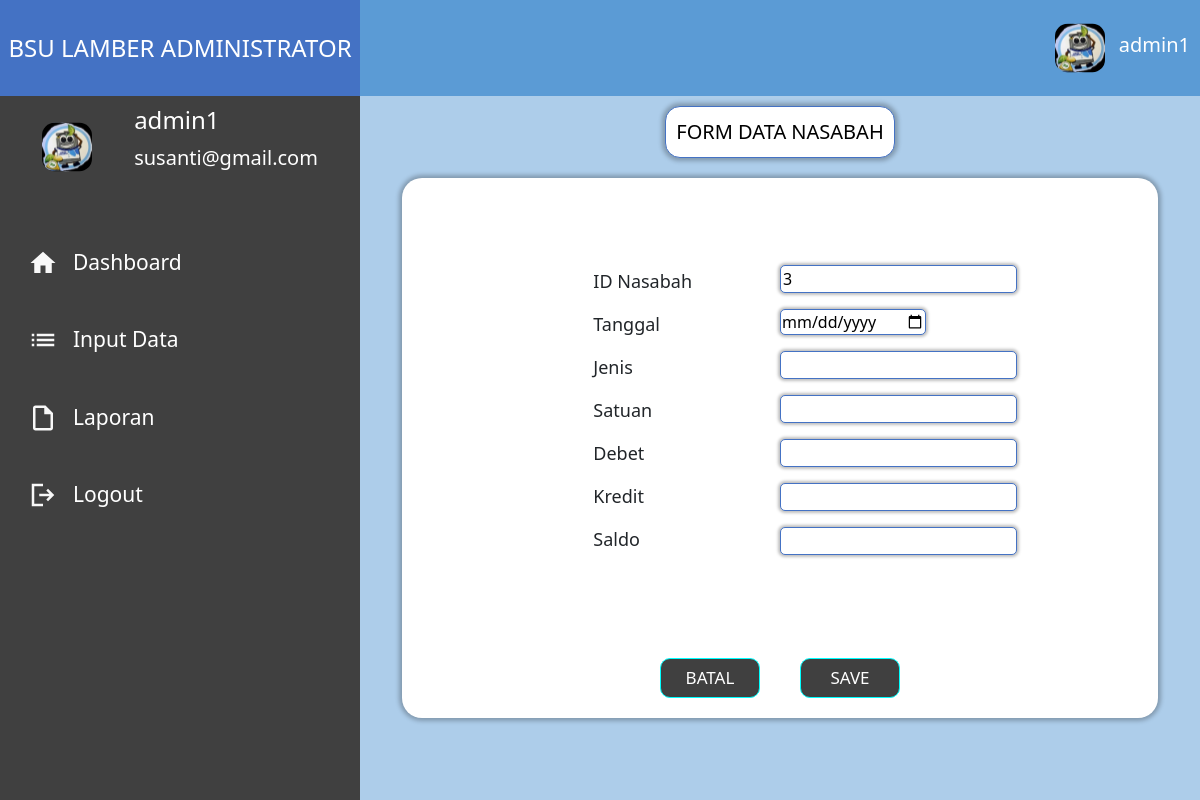
/isi_data.php?id=3 (signed in), run on the app's committed database.
### tables this page shows
CREATE TABLE `registrasi` (
  `id` int(11) NOT NULL,
  `username` varchar(100) NOT NULL,
  `email` varchar(100) NOT NULL,
  `password` varchar(100) NOT NULL
);

CREATE TABLE `form_nasabahs` (
  `id_nasabah` int(11) NOT NULL,
  `nama` varchar(255) NOT NULL,
  `alamat` varchar(255) NOT NULL,
  `jenis_kelamin` varchar(20) DEFAULT NULL,
  `pekerjaan` varchar(50) DEFAULT NULL,
  `no_telp` varchar(15) DEFAULT NULL,
  `no_rek` varchar(20) DEFAULT NULL
);

### isi_data.php (the view, shortened to what this page needs)
<?php
include 'koneksi.php';
if ($_SERVER['REQUEST_METHOD'] === 'GET' && isset($_GET['id'])) {
    $idNasabah = $_GET['id'];
    $query = "SELECT * FROM form_nasabahs WHERE id_nasabah = '$idNasabah'";
    $result = mysqli_query($conn, $query);
    if ($result) {
        $row = mysqli_fetch_assoc($result);
        $existingIdNasabah = $row['id_nasabah'];
    } else {
        echo "Error: " . $query . "<br>" . mysqli_error($conn);
    }
}
?>
<?php include 'head.php' ?>
<article>
    <div class="fill_data">
        <span class="d-flex">
            <button class="btnFill">FORM DATA NASABAH</button>
        </span>
        <div class="form_nasabah">
            <form method="post" action="tabungan_nasabah.php?idNasabah=<?php echo $existingIdNasabah; ?>">
                <div class="d-flex form">
                    <span>
                        <p>ID Nasabah</p>
                        <p>Tanggal</p>
                        <p>Jenis</p>
                        <p>Satuan</p>
                        <p>Debet</p>
                        <p>Kredit</p>
                        <p>Saldo</p>
                    </span>
                    <span>
                        <input type="text" name="id_nasabah" value="<?php echo $existingIdNasabah; ?>" readonly>
                        <input type="date" name="tanggal" required>
                        <input type="text" name="jenis" required>
                        <input type="text" name="satuan" required>
                        <input type="text" name="debet" required>
                        <input type="text" name="kredit" required>
                        <input type="text" name="saldo" required>
                    </span>
                </div>
                <span class="d-flex btnForm">
                    <button type="button" onclick="cancelForm()">BATAL</button>
                    <button type="submit" name="submit">SAVE</button>
                </span>
            </form>
        </div>
    </div>
</article>
<?php include 'foot.php' ?>

### head.php (shortened to what this page needs)
<?php
include 'koneksi.php';
$idLogin = $_SESSION['id'];
$sqlHead = "SELECT * FROM registrasi WHERE id = '$idLogin'";
$resultHead = $conn->query($sqlHead);
if ($resultHead->num_rows > 0) {
    $rowHead = $resultHead->fetch_assoc();
    $usernames = $rowHead["username"];
    $email = $rowHead["email"];
} else {
    $usernames = "Default";
    $email = "Default";
}
?>
<!DOCTYPE html>
<html lang="en">
<head>
    <link rel="stylesheet" type="text/css" href="style/style.css">
    <link href="https://cdn.jsdelivr.net/npm/bootstrap@5.3.2/dist/css/bootstrap.min.css" rel="stylesheet">
</head>
<body>
    <div>
        <nav class="navbar" style="padding-top: 0px;">
            <div class="container-fluid" style="padding: 0px;">
                <span class="d-flex navbar-brand">
                    <a style="color: #fff; font-size: 24px;">BSU LAMBER ADMINISTRATOR</a>
                </span>
                <span>
                    <img src="style/img/admin.svg" width="50px" height="50px" alt="admin">
                    <a href="#"><?php echo $usernames; ?></a>
                </span>
            </div>
        </nav>
    </div>
    <div class="d-flex contain">
        <aside>
            <span class="d-flex head">
                <img src="style/img/admin.svg" width="50px" height="50px" alt="admin">
                <span>
                    <h4><?php echo $usernames; ?></h4>
                    <p><?php echo $email; ?></p>
                </span>
            </span>
            <span class="items">
                <a href="dashboard.php">
                    <button class="d-flex link" onclick="setActiveLink(this)" id="dashboard-tab">
                        <svg xmlns="http://www.w3.org/2000/svg" width="30" height="30" viewBox="0 0 30 30" fill="none">
                            <path d="M12.5 25V17.5H17.5V25H23.75V15H27.5L15 3.75L2.5 15H6.25V25H12.5Z" fill="#F8F8F8" />
                        </svg>
                        <p onclick="location.reload()">Dashboard</p>
                    </button>
                </a>
                <a href="data_nasabah.php">
                    <button class="d-flex link" onclick="setActiveLink(this)" id="input-tab">
                        <p>Input Data</p>
                    </button>
                </a>
                <a href="nasabah_all.php">
                    <button class="d-flex link" onclick="setActiveLink(this)" id="laporan-tab">
                        <p>Laporan</p>
                    </button>
                </a>
                <a href="logout.php">
                    <button class="d-flex link" onclick="setActiveLink(this)" id="logout-tab">
                        <svg xmlns="http://www.w3.org/2000/svg" width="30" height="30" viewBox="0 0 30 30" fill="none">
                            <path d="M3.75 26.25V3.75H15V6.25H6.25V23.75H15V26.25H3.75ZM20 21.25L18.2812 19.4375L21.4687 16.25H11.25V13.75H21.4687L18.2812 10.5625L20 8.75L26.25 15L20 21.25Z" fill="#F8F8F8" />
                        </svg>
                        <p>Logout</p>
                    </button>
                </a>
            </span>
        </aside>

### style/style.css (style rules this page uses)
a { text-decoration: none !important; }
.navbar { height: 12vh; background-color: #5B9BD5; align-items: center; }
.navbar-brand { width: 30%; height: 12vh; background-color: #4472C4; margin-left: 0; justify-content: center; align-items: center; }
.navbar span a { text-decoration: none; color: white; margin: 10px; font-size: 20px; }
.contain { width: 100%; height: 88vh; display: flex !important; margin: 0; padding: 0; background-color: #ADCDEA; }
.contain aside { height: 88vh; width: 30%; background-color: #404040; color: #fff; }
aside .head { width: 100%; height: max-content; justify-content: space-evenly; align-items: center; font-size: 20px; margin: 10px auto 50px; }
aside .items { font-size: 21px; width: 100%; }
aside .items button { align-items: center; width: 85%; padding: 8px; border-radius: 20px; margin: 0 0 30px 20px; border: none; color: #fff; background-color: transparent; }
.items p { margin: auto 15px; }
.contain article { width: 70%; }
article span { width: 100%; justify-content: center; }
article .form_nasabah { background-color: #fff; padding: 0px 15px; width: 90%; border-radius: 20px; box-shadow: 0px 0px 4px 3px rgba(0, 0, 0, 0.25); margin: auto; }
.data_nasabah .btnData, .nasabah_all button, .fill_data .btnFill, .tabungan_nasabah button { width: fit-content; height: fit-content; font-size: 20px; padding: 10px; background-color: #fff; margin: 10px auto 20px; border: none; outline: none; border-radius: 15px; border: 1px solid #4472C4; box-shadow: 0px 0px 4px 3px rgba(0, 0, 0, 0.25); }
.form_nasabah .form { width: 90%; padding: 10px 80px; height: 60vh; margin: auto; align-items: center; justify-content: center; }
.form span p { margin-left: 60px; font-size: 18px; }
.form input { margin-bottom: 16px; margin-right: 5px; border: 1px solid #4472C4; border-radius: 5px; box-shadow: 0px 0px 3px 2px rgba(0, 0, 0, 0.25); }
.form_nasabah .btnForm { justify-content: center; }
.btnForm button { width: 100px; margin: 0 20px 20px; height: 40px; font-size: 17px; border-radius: 10px; color: #fff; background-color: #404040; border: 1px solid aqua; }

### data on the page
registrasi: username "admin1", email "susanti@gmail.com"
form_nasabahs: id_nasabah "3"
